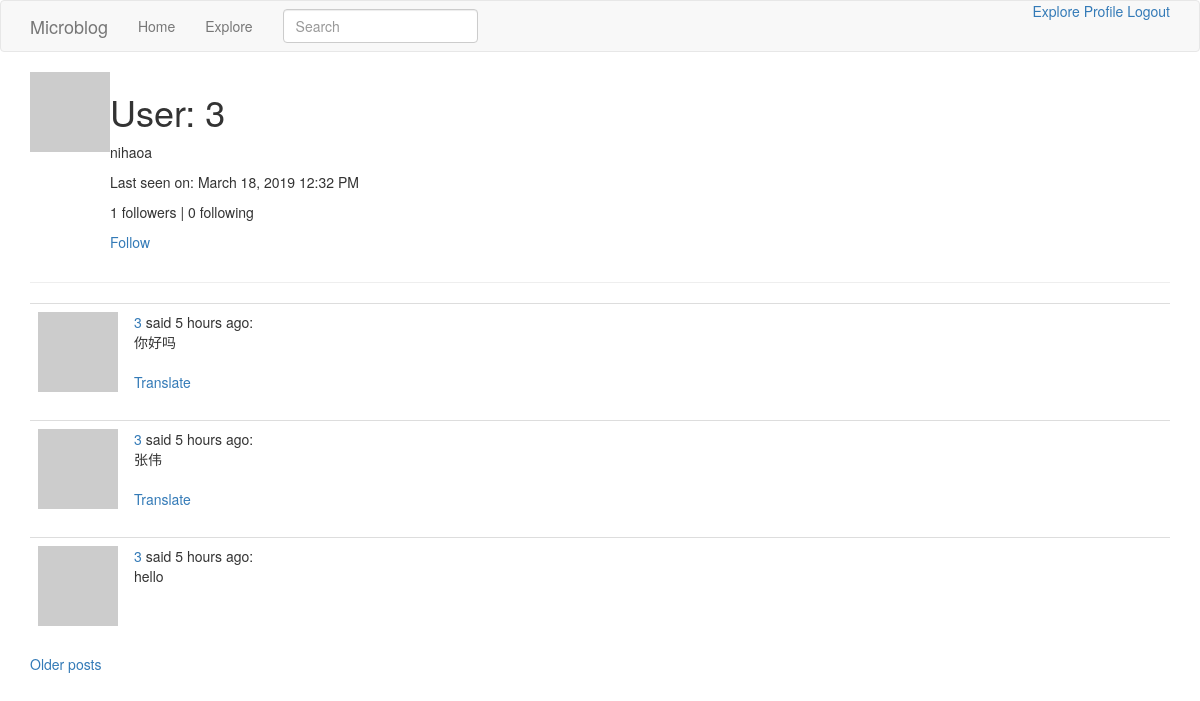
Page /user/3 (signed in) on the committed database.
### app/models.py (models this page shows, shortened)
class User(UserMixin, db.Model):
    id = db.Column(db.Integer, primary_key=True)
    username = db.Column(db.String(64), index=True, unique=True)
    email = db.Column(db.String(120), index=True, unique=True)
    password_hash = db.Column(db.String(128))
    about_me = db.Column(db.String(140))
    last_seen = db.Column(db.DateTime, default=datetime.utcnow)
    posts = db.relationship('Post', backref='author', lazy='dynamic')
    followed = db.relationship(
        'User', secondary=followers,
        primaryjoin=(followers.c.follower_id == id),
        secondaryjoin=(followers.c.followed_id == id),
        backref=db.backref('followers', lazy='dynamic'), lazy='dynamic')
    def avatar(self, size):
        digest = md5(self.email.lower().encode('utf-8')).hexdigest()
        return 'https://www.gravatar.com/avatar/{}?d=identicon&s={}'.format(digest, size)
    def is_following(self, user):
        return self.followed.filter(followers.c.followed_id == user.id).count() > 0

class SearchableMixin(object):
    @classmethod
    def before_commit(cls, session):
        session._changes = {
            'add': list(session.new),
            'update': list(session.dirty),
            'delete': list(session.deleted)
        }
    @classmethod
    def after_commit(cls, session):
        for obj in session._changes['add']:
            if isinstance(obj, SearchableMixin):
                add_to_index(obj.__tablename__, obj)
        for obj in session._changes['update']:
            if isinstance(obj, SearchableMixin):
                add_to_index(obj.__tablename__, obj)
        for obj in session._changes['delete']:
            if isinstance(obj, SearchableMixin):
                remove_from_index(obj.__tablename__, obj)
        session._changes = None

class Post(SearchableMixin, db.Model):
    __searchable__ = ['body']
    id = db.Column(db.Integer, primary_key=True)
    body = db.Column(db.String(140))
    timestamp = db.Column(db.DateTime, index=True, default=datetime.utcnow)
    language = db.Column(db.String(5))
    user_id = db.Column(db.Integer, db.ForeignKey('user.id'))

### app/main/routes.py (the view)
@bp.route('/user/<username>')
@login_required
def user(username):
    user = User.query.filter_by(username=username).first_or_404()
    page = request.args.get('page', 1, type=int)
    posts = user.posts.order_by(Post.timestamp.desc()).paginate(
        page, current_app.config['POSTS_PER_PAGE'], False)
    next_url = url_for('main.user', username=user.username,
                       page=posts.next_num) if posts.has_next else None
    prev_url = url_for('main.user', username=user.username,
                       page=posts.prev_num) if posts.has_prev else None
    return render_template('user.html', user=user, posts=posts.items,
                           next_url=next_url, prev_url=prev_url)

### app/main/forms.py
class SearchForm(FlaskForm):
    q = StringField('Search', validators=[DataRequired()])
    def __init__(self, *args, **kwargs):
        if 'formdata' not in kwargs:
            kwargs['formdata'] = request.args
        if 'csrf_enabled' not in kwargs:
            kwargs['csrf_enabled'] = False
        super(SearchForm, self).__init__(*args, **kwargs)

### app/main/routes.py (called while the page is built)
@bp.before_app_request
def before_request():
    if current_user.is_authenticated:
        current_user.last_seen = datetime.utcnow()
        db.session.commit()
        g.search_form = SearchForm()
    g.locale = str(get_locale())

### app/models.py (called while the page is built)
@login.user_loader
def load_user(id):
    return User.query.get(int(id))

### app/templates/user.html (shortened to what this page needs)
{% extends "base.html" %}
{% block app_content %}
		<table>
			<tr valign="top">
				<td><img src="{{ user.avatar(128) }}"></td>
				<td>
					<h1>User: {{ user.username }}</h1>
					{% if user.about_me %}
					<p>{{ user.about_me }}</p>
					{% endif %}
					{% if user.last_seen %}
					<p>Last seen on: {{ moment(user.last_seen).format('LLL') }}</p>
					{% endif %}
					<p>{{ user.followers.count() }} followers | {{ user.followed.count() }} following</p>
					{% if user == current_user %}
					<a href="{{ url_for('main.edit_profile') }}">Edit your profile</a>
					{% elif not current_user.is_following(user) %}
					<p><a href="{{ url_for('main.follow', username=user.username) }}">Follow</a></p>
					{% else %}
					<p><a href="{{ url_for('main.unfollow', username=user.username) }}">Unfollow</a></p>
					{% endif %}
				</td>
			</tr>
		</table>
		<hr>
    {% for post in posts %}
		{% include '_post.html' %}
    {% endfor %}
    {% if next_url %}
    <a href="{{ next_url }}">Older posts</a>
    {% endif %}
{% endblock %}

### app/templates/_post.html
<table class="table table-hover">
		<tr valign="top">
				<td width="70px">
					<a href="{{ url_for('main.user', username=post.author.username) }}">
							<img src="{{ post.author.avatar(70) }}" />
					</a>
				</td>
				<td>
					<a href="{{ url_for('main.user', username=post.author.username) }}">{{ post.author.username }}</a>
					said {{ moment(post.timestamp).fromNow() }}:
					<br><span id="post{{ post.id }}">{{ post.body }}</span>
					{% if post.language and post.language != g.locale %}
					<br><br>
					<span id="translation{{ post.id }}">
						<a href="javascript:translate(
						'#post{{ post.id }}',
						'#translation{{ post.id }}',
						'{{ post.language }}',
						'{{ g.locale }}');">{{ 'Translate' }}</a>
					</span>
			  	{% endif %}
				</td>
		</tr>
</table>

### rows in the picture
User: username "3", about_me "nihaoa", last_seen "March 18, 2019 12:32 PM"
Post: author.username "3", timestamp "5 hours ago", body "你好吗", value "Translate"
Post: author.username "3", timestamp "5 hours ago", body "张伟", value "Translate"
Post: author.username "3", timestamp "5 hours ago", body "hello"

### other values in the picture
{{ user.followers.count() }} "1"
{{ user.followed.count() }} "0"
